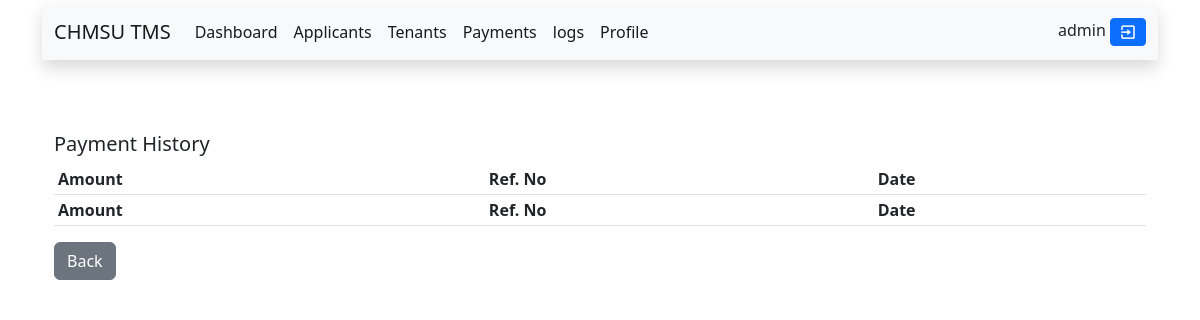
Before: /admin/tenant_payment.php?view_payment=188 (signed in) with the older database file.
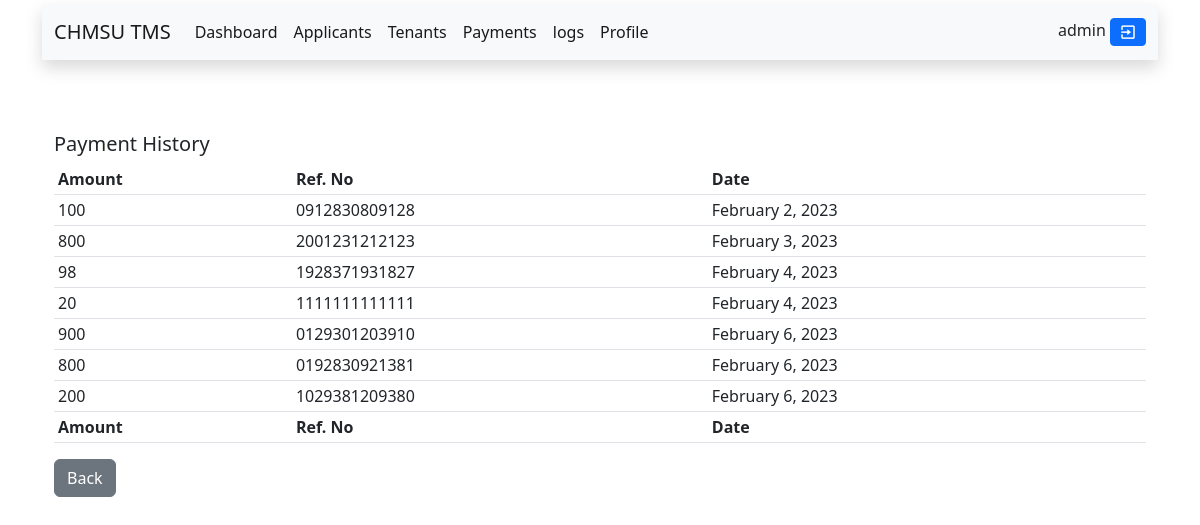
After: the same page with the newer database file.
### tables this page shows
CREATE TABLE `payment` (
  `id` int(11) NOT NULL,
  `amount` varchar(255) NOT NULL,
  `refno` varchar(255) NOT NULL,
  `ref_img` varchar(255) NOT NULL,
  `status` varchar(255) NOT NULL DEFAULT 'pending',
  `date` date DEFAULT current_timestamp(),
  `user_id` int(11) NOT NULL
);

### admin/tenant_payment.php (the view, shortened to what this page needs)
<?php
if (isset($_SESSION["id"])) :
    include("../connections.php");
    include("fetch.php");
?>
    <!DOCTYPE html>
    <html lang="en">
    <head>
        <link rel="stylesheet" href="style/dashboard.css">
    </head>
    <body>
        <div class="container">
            <?php
            include("inc/top_nav.php");
            ?>
            <br>
            <br>
            <link rel="stylesheet" href="https://cdn.datatables.net/1.12.1/css/dataTables.bootstrap5.min.css">
            <div class="container">
                <br>
                <?php
                if (isset($_GET["view_payment"])) {
                    $id = $_GET["view_payment"];
                    $get_payment = mysqli_query($connections, "SELECT payment.amount, payment.refno, payment.date, payment.user_id FROM payment JOIN users ON payment.user_id = users.id WHERE users.user_id = $id");
                }
                ?>
                <h5>Payment History</h5>
                <table id="fetch_result" class="table-sm table table-hover">
                    <thead>
                        <tr>
                            <th>Amount</th>
                            <th>Ref. No</th>
                            <th>Date</th>
                        </tr>
                    </thead>
                    <tbody>
                        <?php
                        while ($row = mysqli_fetch_assoc($get_payment)) :
                            $db_amount = $row["amount"];
                            $db_refno = $row["refno"];
                            $db_date = $row["date"];
                        ?>
                            <tr>
                                <td><?php echo $db_amount ?></td>
                                <td><?php echo $db_refno ?></td>
                                <td><?php echo date("F j, Y", strtotime($db_date)) ?></td>
                            </tr>
                        <?php endwhile; ?>
                    </tbody>
                    <tfoot>
                        <tr>
                            <th>Amount</th>
                            <th>Ref. No</th>
                            <th>Date</th>
                        </tr>
                    </tfoot>
                </table>
                <a href="tenants.php" class="btn btn-secondary">Back</a>
            </div>
            <link rel="stylesheet" href="https://cdn.datatables.net/buttons/2.2.3/css/buttons.dataTables.min.css">
        </div>
    </body>
    </html>
<?php
else :
    @include "../error.php";
endif;
?>

Changed rows visible on the page:
added payment: amount "100", refno "0912830809128", date "February 2, 2023"
added payment: amount "800", refno "2001231212123", date "February 3, 2023"
added payment: amount "98", refno "1928371931827", date "February 4, 2023"
added payment: amount "20", refno "1111111111111", date "February 4, 2023"
added payment: amount "900", refno "0129301203910", date "February 6, 2023"
added payment: amount "800", refno "0192830921381", date "February 6, 2023"
added payment: amount "200", refno "1029381209380", date "February 6, 2023"
